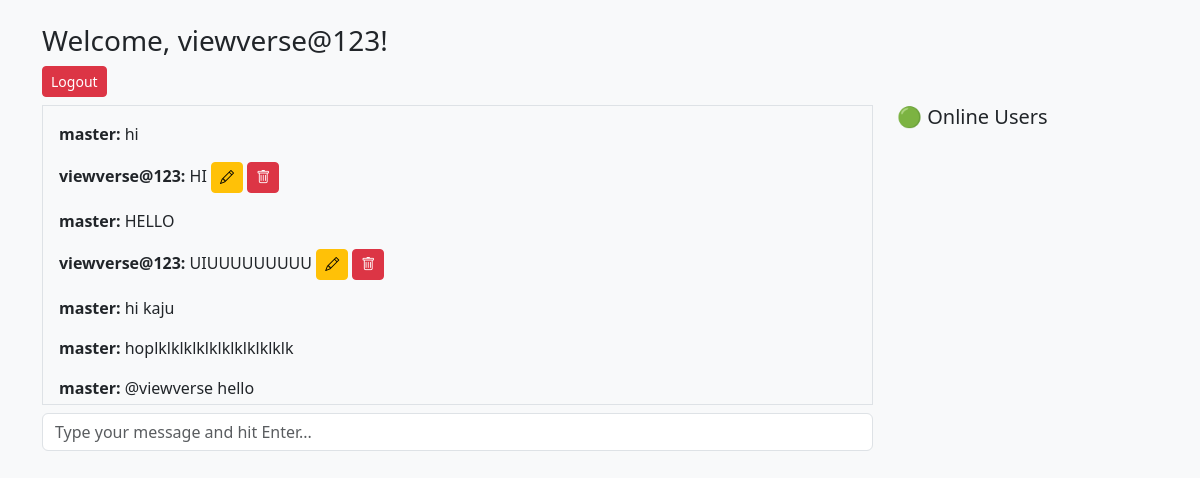
Page /chat (signed in) on the earlier database version.
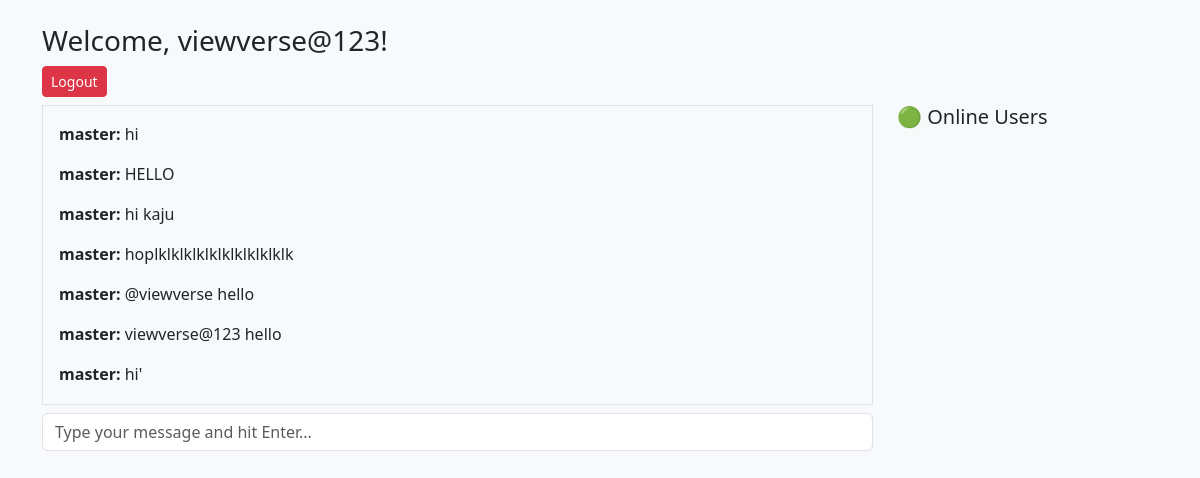
Same page on the later database version.
### models.py (models this page shows)
class User(UserMixin, db.Model):
    id = db.Column(db.Integer, primary_key=True)
    username = db.Column(db.String(150), unique=True, nullable=False)
    password = db.Column(db.String(150), nullable=False)

class Message(db.Model):
    id = db.Column(db.Integer, primary_key=True)
    username = db.Column(db.String(150), nullable=False)
    text = db.Column(db.Text, nullable=False)
    timestamp = db.Column(db.DateTime, server_default=db.func.now())
    user_id = db.Column(db.Integer, db.ForeignKey('user.id'), nullable=False)

### app.py (the view)
@app.route('/chat')
@login_required
def chat():
    messages = Message.query.order_by(Message.timestamp.asc()).all()
    return render_template('chat.html', username=current_user.username, messages=messages)

### app.py (called while the page is built)
@login_manager.user_loader
def load_user(user_id):
    return User.query.get(int(user_id))

@app.before_request
def create_tables():
    global tables_created
    if not tables_created:
        db.create_all()
        tables_created = True

### templates/chat.html (shortened to what this page needs)
{% extends "base.html" %}
{% block content %}
<h3>Welcome, {{ username }}!</h3>
<a href="{{ url_for('logout') }}" class="btn btn-danger btn-sm mb-2">Logout</a>
<div class="row">
    <div class="col-md-9 position-relative">
        <div id="chat-box" class="border p-3 mb-2" style="height:300px; overflow-y: scroll;">
            {% for msg in messages %}
                <p id="msg-{{ msg.id }}">
                    <strong>{{ msg.username }}:</strong>
                    <span class="msg-text">{{ msg.text|safe }}</span>
                    {% if msg.username == username %}
                        <button class="btn btn-warning btn-sm" onclick="openEditModal('{{ msg.id }}')"><i class="bi bi-pencil"></i></button>
                        <button class="btn btn-danger btn-sm" onclick="deleteMessage('{{ msg.id }}')"><i class="bi bi-trash"></i></button>
                    {% endif %}
                </p>
            {% endfor %}
        </div>
        <input type="text" id="message" class="form-control" placeholder="Type your message and hit Enter...">
    </div>
    <div class="col-md-3">
        <h5>🟢 Online Users</h5>
    </div>
</div>
{% endblock %}

### templates/base.html (shortened to what this page needs)
<!DOCTYPE html>
<html>
<head>
    <link href="https://cdn.jsdelivr.net/npm/bootstrap@5.3.0/dist/css/bootstrap.min.css" rel="stylesheet">
    <link rel="stylesheet" href="{{ url_for('static', filename='style.css') }}">
    <link rel="stylesheet" href="https://cdn.jsdelivr.net/npm/bootstrap-icons@1.11.3/font/bootstrap-icons.min.css">
</head>
<body>
    <div class="container mt-4">
        {% block content %}{% endblock %}
    </div>
</body>
</html>

### static/style.css (style rules this page uses)
body { background-color: #f8f9fa; }

Differences in the rows shown:
removed Message: username "viewverse@123", text "HI"
removed Message: username "viewverse@123", text "UIUUUUUUUUU"
now on this page (row unchanged): Message: username "master", text "viewverse@123 hello"
now on this page (row unchanged): Message: username "master", text "hi'"
